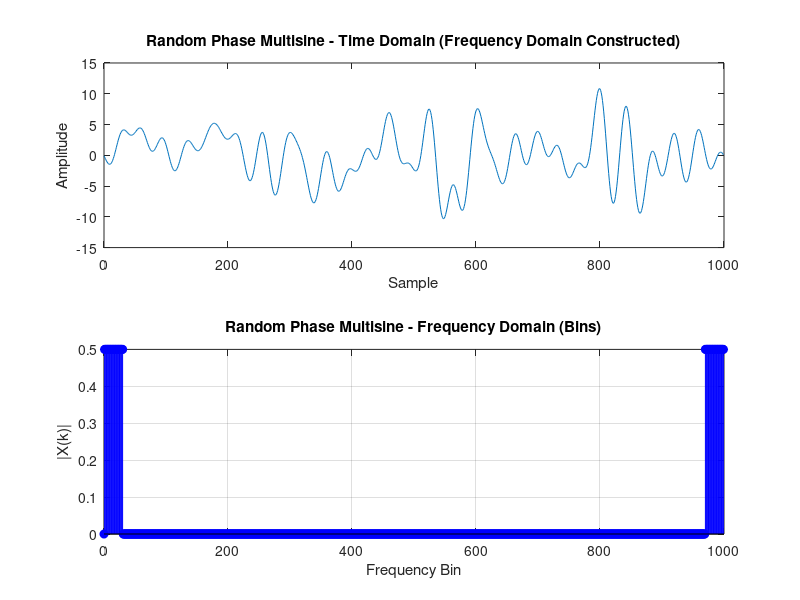

Recreate this plot in MATLAB.
% Task 1.4.2 - Frequency Domain Multisine with 30 excited bins

% Parameters
N = 1000;                     % Number of samples
K = 30;                        % Number of excited bins
fs = 100;                      % Sampling frequency (Hz)

% Initialize DFT vector X
X = zeros(1, N);               % Full DFT spectrum (complex)

% Set first K bins (positive frequencies) with random phase and amplitude 1
for k = 1:K
    phase = 2*pi*rand();        % Random phase
    X(k+1) = 0.5 * exp(1j * phase);  % Set positive frequency (index k+1 because MATLAB indexing starts at 1)
end

% Use conjugate symmetry for real time-domain signal (FIXED)
X(N-K+1:N) = conj(fliplr(X(2:K+1)));

% Compute time domain signal using iDFT
x = real(ifft(X) * N);  % Ensure real output (due to symmetric spectrum)

% Frequency axis in bins
k = 0:N-1;

% Plot time domain signal
figure;
subplot(2,1,1);
plot(0:N-1, x);
xlabel('Sample');
ylabel('Amplitude');
title('Random Phase Multisine - Time Domain (Frequency Domain Constructed)');

% Plot frequency domain (in bins)
subplot(2,1,2);
stem(k, abs(X), 'b', 'filled');
xlabel('Frequency Bin');
ylabel('|X(k)|');
title('Random Phase Multisine - Frequency Domain (Bins)');
grid on;


% in result: We only define positive frequency bins (bins 1 to 30).
% The negative frequencies (bins 971 to 1000) are automatically filled in using conjugate symmetry.
% ifft() reconstructs the time-domain signal.
% You get perfect reconstruction because you only excite a subset of frequencies.